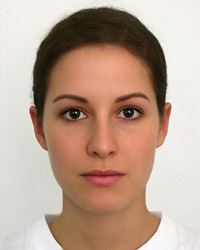
#> input picture images/face.png, 200 x 250 px, found by its file name
$ python huffman.py
#> lines starting #> are read from the running program, lines starting #| are printed output that depends on the picture
import cv2
import numpy as np
import heapq
from collections import Counter, namedtuple
import matplotlib.pyplot as plt


class Node(namedtuple("Node", ["value","freq","left","right"])):
    def __lt__(self,other):
        return self.freq < other.freq


# create huffman tree
def build_huffman_tree(frequencies):
    heap = [Node(value,freq,None , None ) for value , freq in frequencies.items()]
    heapq.heapify(heap)

    while len(heap) > 1:
        left = heapq.heappop(heap)
        right = heapq.heappop(heap)
        merged = Node(None,left.freq + right.freq, left , right)
        heapq.heappush(heap,merged)

    return heap[0]


# haffman code like binary code [ 0 , 1]
def generate_huffman_codes(node , prefix="" , codebook={}):
    if node is not None:
        if node.value is not None:
            codebook[node.value] = prefix
        generate_huffman_codes(node.left, prefix + "0" , codebook)
        generate_huffman_codes(node.right , prefix + "1" , codebook)
    return codebook


def huffman_encode(image):
    flat_pixels = image.flatten()
    frequencies = Counter(flat_pixels)

    huffman_tree = build_huffman_tree(frequencies)
    huffman_codes = generate_huffman_codes(huffman_tree)

    encoded_image = "".join(huffman_codes[pixel] for  pixel in flat_pixels)
    return huffman_tree , huffman_codes , encoded_image


# Huffman Decode
def huffman_decode(encoded_data, huffman_tree, shape):
    decoded_pixels = []
    node = huffman_tree

    for bit in encoded_data:
        node = node.left if bit == "0" else node.right
        if node.value is not None:
            decoded_pixels.append(node.value)
            node = huffman_tree

    return np.array(decoded_pixels, dtype=np.uint8).reshape(shape)


# Load a grayscale image
image = cv2.imread('images/face.png', cv2.IMREAD_GRAYSCALE)
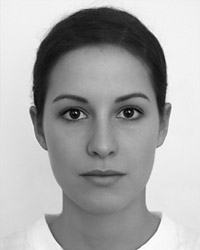
#> image: shape (250, 200); min 0, max 255, mean 167.6
if image is None:
    raise ValueError("Image not found! Please use a valid grayscale image.")


# Encode using Huffman Coding
huffman_tree, huffman_codes, encoded_image = huffman_encode(image)
#> in huffman_encode, `frequencies = Counter(flat_pixels)`: frequencies = 254 items

# Decode to reconstruct the image
decoded_image = huffman_decode(encoded_image, huffman_tree, image.shape)
#> after the loop in huffman_decode, `for bit in encoded_data:`: decoded_pixels = 50000 items

# Display the original and reconstructed image
fig, axs = plt.subplots(1, 2, figsize=(10, 5))
axs[0].imshow(image, cmap='gray')
axs[0].set_title('Original Image')
axs[0].axis('off')

axs[1].imshow(decoded_image, cmap='gray')
axs[1].set_title('Reconstructed Image (Huffman Decoded)')
axs[1].axis('off')


plt.show()
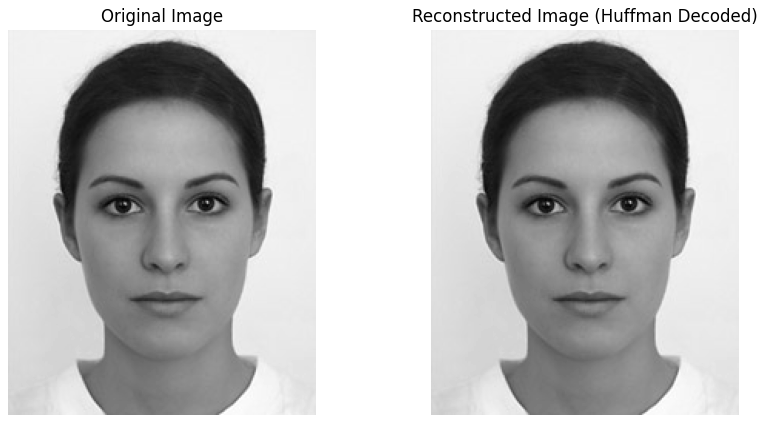
#> figure drawn by matplotlib, 2 panels
plt.waitforbuttonpress()

# compare
import sys
bgr = cv2.imread('images/face.png')
#> bgr is the input picture: shape (250, 200, 3); mean B, G, R 145.5, 161.8, 187.3
print(sys.getsizeof(image))
#| 50128
print(sys.getsizeof(decoded_image))
#| 128
print(sys.getsizeof(bgr))
#| 150144

# save new image
cv2.imwrite('compression_by_huffman.png' , decoded_image)

$ run again, with images/rec.png copied over images/face.png
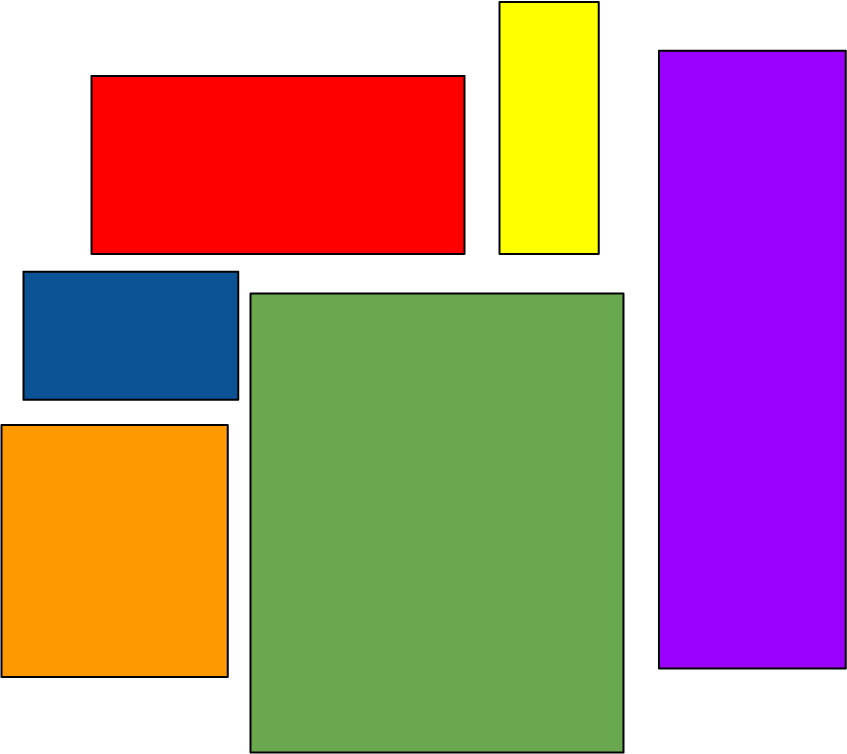
#> input picture images/rec.png, 847 x 754 px, found by its file name
#> `image = cv2.imread('images/face.png', cv2.IMREAD_GRAYSCALE)`:
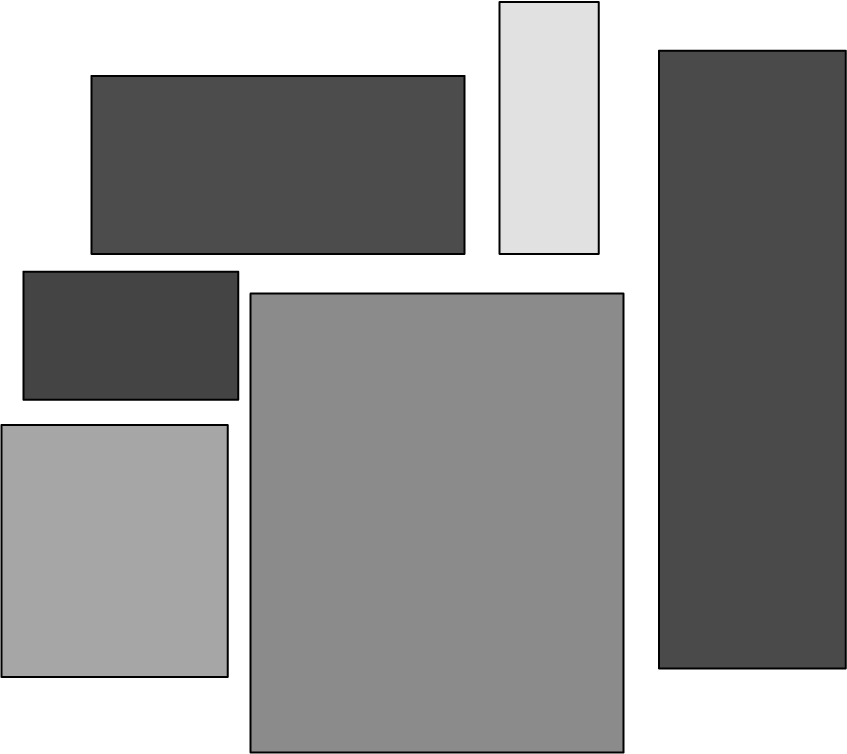
#> image: shape (754, 847); min 0, max 255, mean 151.5
#> frequencies = 38 items
#> the loop in build_huffman_tree, `while len(heap) > 1:` made 37 passes
#> after the loop in huffman_decode, `for bit in encoded_data:`: decoded_pixels = 638638 items
#> `plt.show()`:
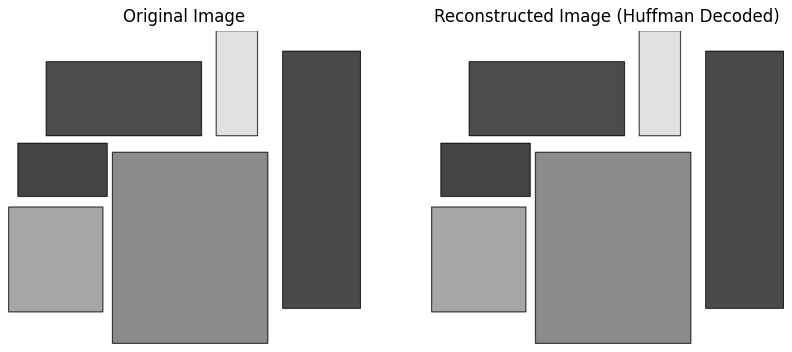
#> figure drawn by matplotlib, 2 panels
#> bgr is the input picture: shape (754, 847, 3); mean B, G, R 140.3, 138.9, 181.7
#| 638766
#| 128
#| 1916058
